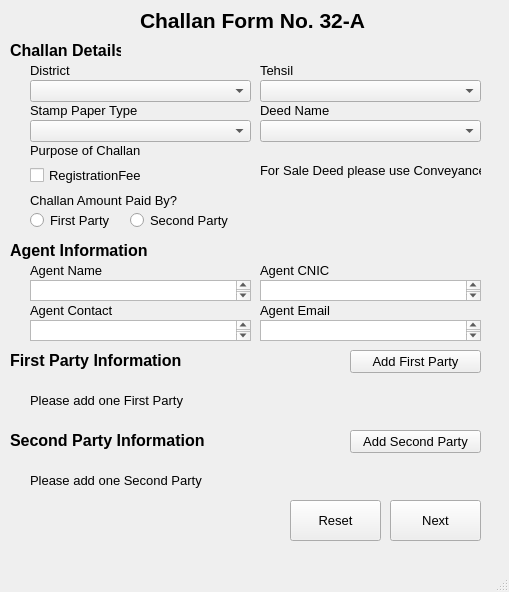
<?xml version="1.0" encoding="UTF-8"?>
<ui version="4.0">
 <class>MainWindow</class>
 <widget class="QMainWindow" name="MainWindow">
  <property name="geometry">
   <rect>
    <x>0</x>
    <y>0</y>
    <width>509</width>
    <height>592</height>
   </rect>
  </property>
  <property name="font">
   <font>
    <pointsize>10</pointsize>
   </font>
  </property>
  <property name="windowTitle">
   <string>MainWindow</string>
  </property>
  <widget class="QWidget" name="centralwidget">
   <widget class="QLabel" name="lblChallanForm">
    <property name="geometry">
     <rect>
      <x>140</x>
      <y>0</y>
      <width>301</width>
      <height>41</height>
     </rect>
    </property>
    <property name="font">
     <font>
      <pointsize>16</pointsize>
      <weight>75</weight>
      <bold>true</bold>
     </font>
    </property>
    <property name="text">
     <string>Challan Form No. 32-A</string>
    </property>
   </widget>
   <widget class="QLabel" name="lblChallanDetail">
    <property name="geometry">
     <rect>
      <x>10</x>
      <y>30</y>
      <width>111</width>
      <height>41</height>
     </rect>
    </property>
    <property name="font">
     <font>
      <pointsize>12</pointsize>
      <weight>75</weight>
      <bold>true</bold>
     </font>
    </property>
    <property name="text">
     <string>Challan Details</string>
    </property>
   </widget>
   <widget class="QLabel" name="lblDistrict">
    <property name="geometry">
     <rect>
      <x>30</x>
      <y>50</y>
      <width>111</width>
      <height>41</height>
     </rect>
    </property>
    <property name="font">
     <font>
      <pointsize>10</pointsize>
     </font>
    </property>
    <property name="text">
     <string>District</string>
    </property>
   </widget>
   <widget class="QComboBox" name="cmbxDistrict">
    <property name="geometry">
     <rect>
      <x>30</x>
      <y>80</y>
      <width>221</width>
      <height>22</height>
     </rect>
    </property>
    <property name="font">
     <font>
      <pointsize>10</pointsize>
     </font>
    </property>
   </widget>
   <widget class="QComboBox" name="cmbxTehsil">
    <property name="geometry">
     <rect>
      <x>260</x>
      <y>80</y>
      <width>221</width>
      <height>22</height>
     </rect>
    </property>
    <property name="font">
     <font>
      <pointsize>10</pointsize>
     </font>
    </property>
   </widget>
   <widget class="QLabel" name="lblTehsil">
    <property name="geometry">
     <rect>
      <x>260</x>
      <y>50</y>
      <width>111</width>
      <height>41</height>
     </rect>
    </property>
    <property name="font">
     <font>
      <pointsize>10</pointsize>
     </font>
    </property>
    <property name="text">
     <string>Tehsil</string>
    </property>
   </widget>
   <widget class="QLabel" name="lblStampPaper">
    <property name="geometry">
     <rect>
      <x>30</x>
      <y>90</y>
      <width>111</width>
      <height>41</height>
     </rect>
    </property>
    <property name="font">
     <font>
      <pointsize>10</pointsize>
     </font>
    </property>
    <property name="text">
     <string>Stamp Paper Type</string>
    </property>
   </widget>
   <widget class="QComboBox" name="cmbxDeedName">
    <property name="geometry">
     <rect>
      <x>260</x>
      <y>120</y>
      <width>221</width>
      <height>22</height>
     </rect>
    </property>
    <property name="font">
     <font>
      <pointsize>10</pointsize>
     </font>
    </property>
   </widget>
   <widget class="QLabel" name="lblDeedName">
    <property name="geometry">
     <rect>
      <x>260</x>
      <y>90</y>
      <width>111</width>
      <height>41</height>
     </rect>
    </property>
    <property name="font">
     <font>
      <pointsize>10</pointsize>
     </font>
    </property>
    <property name="text">
     <string>Deed Name</string>
    </property>
   </widget>
   <widget class="QComboBox" name="cmbxStampPaper">
    <property name="geometry">
     <rect>
      <x>30</x>
      <y>120</y>
      <width>221</width>
      <height>22</height>
     </rect>
    </property>
    <property name="font">
     <font>
      <pointsize>10</pointsize>
     </font>
    </property>
   </widget>
   <widget class="QLabel" name="lblMessage">
    <property name="geometry">
     <rect>
      <x>260</x>
      <y>150</y>
      <width>221</width>
      <height>41</height>
     </rect>
    </property>
    <property name="font">
     <font>
      <pointsize>10</pointsize>
     </font>
    </property>
    <property name="text">
     <string>For Sale Deed please use Conveyance</string>
    </property>
   </widget>
   <widget class="QLabel" name="lblPurpose">
    <property name="geometry">
     <rect>
      <x>30</x>
      <y>130</y>
      <width>111</width>
      <height>41</height>
     </rect>
    </property>
    <property name="font">
     <font>
      <pointsize>10</pointsize>
     </font>
    </property>
    <property name="text">
     <string>Purpose of Challan</string>
    </property>
   </widget>
   <widget class="QCheckBox" name="ckbxRegistrationFee">
    <property name="geometry">
     <rect>
      <x>30</x>
      <y>160</y>
      <width>221</width>
      <height>31</height>
     </rect>
    </property>
    <property name="font">
     <font>
      <pointsize>10</pointsize>
     </font>
    </property>
    <property name="text">
     <string>RegistrationFee</string>
    </property>
   </widget>
   <widget class="QLabel" name="lblChallanAmount">
    <property name="geometry">
     <rect>
      <x>30</x>
      <y>180</y>
      <width>241</width>
      <height>41</height>
     </rect>
    </property>
    <property name="font">
     <font>
      <pointsize>10</pointsize>
     </font>
    </property>
    <property name="text">
     <string>Challan Amount Paid By?</string>
    </property>
   </widget>
   <widget class="QRadioButton" name="rdbtnFirstParty">
    <property name="geometry">
     <rect>
      <x>30</x>
      <y>210</y>
      <width>101</width>
      <height>21</height>
     </rect>
    </property>
    <property name="font">
     <font>
      <pointsize>10</pointsize>
     </font>
    </property>
    <property name="text">
     <string>First Party</string>
    </property>
   </widget>
   <widget class="QRadioButton" name="rdbtnSecondParty">
    <property name="geometry">
     <rect>
      <x>130</x>
      <y>210</y>
      <width>101</width>
      <height>21</height>
     </rect>
    </property>
    <property name="font">
     <font>
      <pointsize>10</pointsize>
     </font>
    </property>
    <property name="text">
     <string>Second Party</string>
    </property>
   </widget>
   <widget class="QLabel" name="lblAgentInformation">
    <property name="geometry">
     <rect>
      <x>10</x>
      <y>230</y>
      <width>191</width>
      <height>41</height>
     </rect>
    </property>
    <property name="font">
     <font>
      <pointsize>12</pointsize>
      <weight>75</weight>
      <bold>true</bold>
     </font>
    </property>
    <property name="text">
     <string>Agent Information</string>
    </property>
   </widget>
   <widget class="QLabel" name="lblAgentName">
    <property name="geometry">
     <rect>
      <x>30</x>
      <y>250</y>
      <width>111</width>
      <height>41</height>
     </rect>
    </property>
    <property name="font">
     <font>
      <pointsize>10</pointsize>
     </font>
    </property>
    <property name="text">
     <string>Agent Name</string>
    </property>
   </widget>
   <widget class="QLabel" name="lblAgentCNIC">
    <property name="geometry">
     <rect>
      <x>260</x>
      <y>250</y>
      <width>111</width>
      <height>41</height>
     </rect>
    </property>
    <property name="font">
     <font>
      <pointsize>10</pointsize>
     </font>
    </property>
    <property name="text">
     <string>Agent CNIC</string>
    </property>
   </widget>
   <widget class="QTextEdit" name="txtbxAgentCNIC">
    <property name="geometry">
     <rect>
      <x>260</x>
      <y>280</y>
      <width>221</width>
      <height>21</height>
     </rect>
    </property>
   </widget>
   <widget class="QTextEdit" name="txtbxAgentName">
    <property name="geometry">
     <rect>
      <x>30</x>
      <y>280</y>
      <width>221</width>
      <height>21</height>
     </rect>
    </property>
   </widget>
   <widget class="QTextEdit" name="txtbxAgentContact">
    <property name="geometry">
     <rect>
      <x>30</x>
      <y>320</y>
      <width>221</width>
      <height>21</height>
     </rect>
    </property>
   </widget>
   <widget class="QTextEdit" name="txtbxAgenrEmail">
    <property name="geometry">
     <rect>
      <x>260</x>
      <y>320</y>
      <width>221</width>
      <height>21</height>
     </rect>
    </property>
   </widget>
   <widget class="QLabel" name="lblAgentEmail">
    <property name="geometry">
     <rect>
      <x>260</x>
      <y>290</y>
      <width>111</width>
      <height>41</height>
     </rect>
    </property>
    <property name="font">
     <font>
      <pointsize>10</pointsize>
     </font>
    </property>
    <property name="text">
     <string>Agent Email</string>
    </property>
   </widget>
   <widget class="QLabel" name="lblAgentContact">
    <property name="geometry">
     <rect>
      <x>30</x>
      <y>290</y>
      <width>111</width>
      <height>41</height>
     </rect>
    </property>
    <property name="font">
     <font>
      <pointsize>10</pointsize>
     </font>
    </property>
    <property name="text">
     <string>Agent Contact</string>
    </property>
   </widget>
   <widget class="QLabel" name="lblFirstPartyInofrmation">
    <property name="geometry">
     <rect>
      <x>10</x>
      <y>340</y>
      <width>191</width>
      <height>41</height>
     </rect>
    </property>
    <property name="font">
     <font>
      <pointsize>12</pointsize>
      <weight>75</weight>
      <bold>true</bold>
     </font>
    </property>
    <property name="text">
     <string>First Party Information</string>
    </property>
   </widget>
   <widget class="QPushButton" name="btnAddFirstParty">
    <property name="geometry">
     <rect>
      <x>350</x>
      <y>350</y>
      <width>131</width>
      <height>23</height>
     </rect>
    </property>
    <property name="text">
     <string>Add First Party</string>
    </property>
   </widget>
   <widget class="QPushButton" name="btnAddSecondParty">
    <property name="geometry">
     <rect>
      <x>350</x>
      <y>430</y>
      <width>131</width>
      <height>23</height>
     </rect>
    </property>
    <property name="text">
     <string>Add Second Party</string>
    </property>
   </widget>
   <widget class="QLabel" name="lblSecondPartyInofrmation">
    <property name="geometry">
     <rect>
      <x>10</x>
      <y>420</y>
      <width>241</width>
      <height>41</height>
     </rect>
    </property>
    <property name="font">
     <font>
      <pointsize>12</pointsize>
      <weight>75</weight>
      <bold>true</bold>
     </font>
    </property>
    <property name="text">
     <string>Second Party Information</string>
    </property>
   </widget>
   <widget class="QLabel" name="lblFirstPartyMessage">
    <property name="geometry">
     <rect>
      <x>30</x>
      <y>380</y>
      <width>221</width>
      <height>41</height>
     </rect>
    </property>
    <property name="font">
     <font>
      <pointsize>10</pointsize>
     </font>
    </property>
    <property name="text">
     <string>Please add one First Party</string>
    </property>
   </widget>
   <widget class="QLabel" name="lblSecondPartyMessage">
    <property name="geometry">
     <rect>
      <x>30</x>
      <y>460</y>
      <width>221</width>
      <height>41</height>
     </rect>
    </property>
    <property name="font">
     <font>
      <pointsize>10</pointsize>
     </font>
    </property>
    <property name="text">
     <string>Please add one Second Party</string>
    </property>
   </widget>
   <widget class="QPushButton" name="btnNext">
    <property name="geometry">
     <rect>
      <x>390</x>
      <y>500</y>
      <width>91</width>
      <height>41</height>
     </rect>
    </property>
    <property name="text">
     <string>Next</string>
    </property>
   </widget>
   <widget class="QPushButton" name="btnReset">
    <property name="geometry">
     <rect>
      <x>290</x>
      <y>500</y>
      <width>91</width>
      <height>41</height>
     </rect>
    </property>
    <property name="text">
     <string>Reset</string>
    </property>
   </widget>
  </widget>
  <widget class="QMenuBar" name="menubar">
   <property name="geometry">
    <rect>
     <x>0</x>
     <y>0</y>
     <width>509</width>
     <height>23</height>
    </rect>
   </property>
  </widget>
  <widget class="QStatusBar" name="statusbar"/>
 </widget>
 <resources/>
 <connections/>
</ui>
